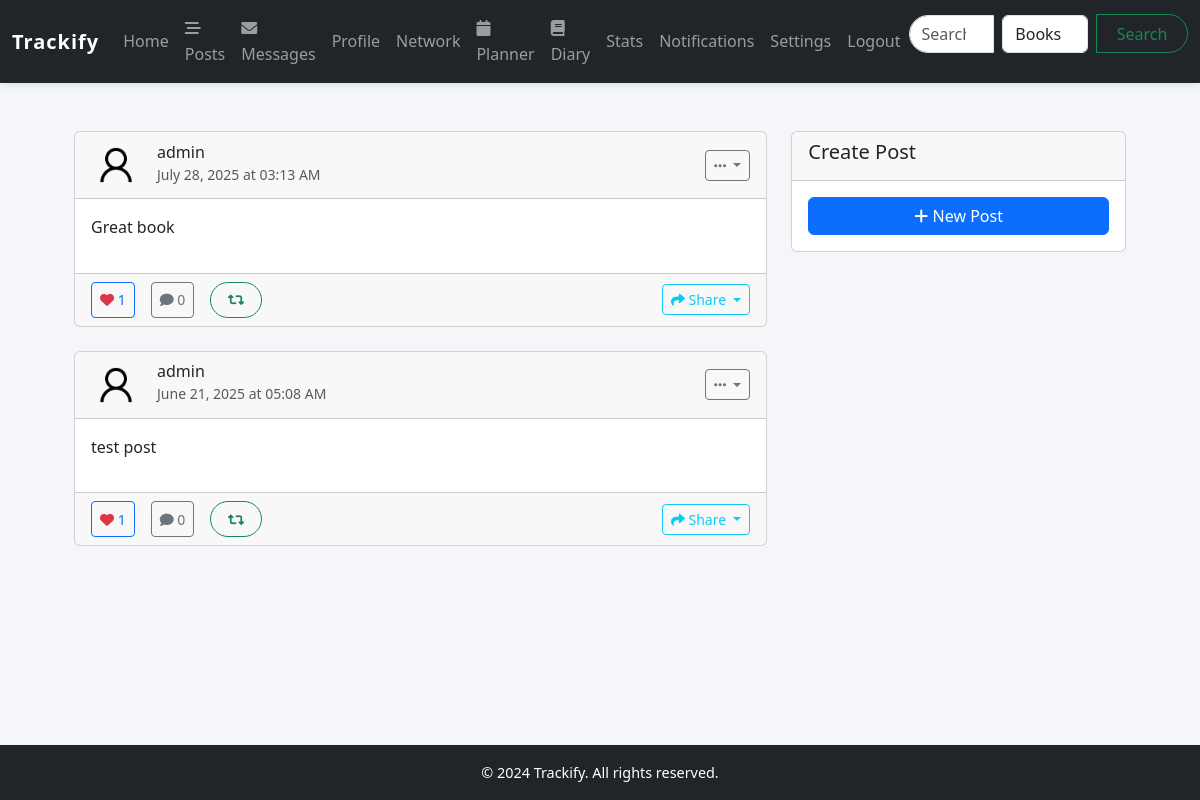
The page /posts (signed in) on the database its author committed.
### models/social_model.py (models this page shows, shortened)
class Post(db.Model):
    __tablename__ = 'posts'
    post_id = db.Column(db.Integer, primary_key=True)
    user_id = db.Column(db.Integer, db.ForeignKey('users.user_id'), nullable=False)
    content = db.Column(db.Text, nullable=False)
    media_type = db.Column(db.Enum('cinema', 'music', 'book'), nullable=True)
    media_id = db.Column(db.Integer, nullable=True)  # cinema_id, music_id, or book_id
    created_at = db.Column(db.DateTime, default=datetime.utcnow)
    updated_at = db.Column(db.DateTime, default=datetime.utcnow, onupdate=datetime.utcnow)
    user = db.relationship('User', backref='posts')
    likes = db.relationship('Like', backref='post', lazy='dynamic', foreign_keys='Like.post_id')
    comments = db.relationship('Comment', backref='post', lazy='dynamic', order_by='Comment.created_at.desc()', foreign_keys='Comment.post_id')

### models/user_model.py (models this page shows, shortened)
class User(db.Model, UserMixin):
    __tablename__ = 'users'
    user_id = db.Column(db.Integer, primary_key=True)
    username = db.Column(db.String(255), unique=True, nullable=False)
    password_hash = db.Column(db.String(255), nullable=False)
    email = db.Column(db.String(255), unique=True, nullable=False)
    join_date = db.Column(db.DateTime, default=datetime.utcnow)
    profile_picture = db.Column(db.String(256), nullable=True)
    bio = db.Column(db.Text, default=None)
    theme = db.Column(db.String(20), default='light')
    notifications_enabled = db.Column(db.Boolean, default=True)
    email_notifications = db.Column(db.Boolean, default=True)
    reset_token = db.Column(db.String(100), unique=True, nullable=True)
    reset_token_expiry = db.Column(db.DateTime, nullable=True)
    ratings = db.relationship('Rating', backref='user', lazy='dynamic')
    reviews = db.relationship('Review', backref='user', lazy='dynamic')
    custom_lists = db.relationship('CustomList', backref='creator', lazy='dynamic')
    messages_sent = db.relationship('Message', foreign_keys='Message.sender_id', backref='sender', lazy='dynamic')
    messages_received = db.relationship('Message', foreign_keys='Message.recipient_id', backref='recipient', lazy='dynamic')
    user_media = db.relationship('UserMedia', backref='user', lazy='dynamic')
    following = db.relationship(
        'Follow',
        foreign_keys='Follow.follower_id',
        backref=db.backref('follower', lazy='joined'),
        lazy='dynamic',
        cascade='all, delete-orphan'
    )
    followers = db.relationship(
        'Follow',
        foreign_keys='Follow.followed_id',
        backref=db.backref('followed', lazy='joined'),
        lazy='dynamic',
        cascade='all, delete-orphan'
    )

### routes/post_routes.py (the view, shortened to what this page needs)
@post_routes.route('/posts', methods=['GET'])
@login_required
def posts():
    page = request.args.get('page', 1, type=int)
    per_page = 20
    followed_ids = [f.followed_id for f in current_user.following]
    followed_ids.append(current_user.user_id)
    posts = Post.query.filter(Post.user_id.in_(followed_ids))\
                     .order_by(Post.created_at.desc())\
                     .paginate(page=page, per_page=per_page, error_out=False)
    for post in posts.items:
        post.is_liked_by_current_user = Like.query.filter_by(
            user_id=current_user.user_id,
            post_id=post.post_id
        ).first() is not None
    return render_template('posts.html', posts=posts)

### app.py (called while the page is built)
def create_app():
    app = Flask(__name__)
    app.config.from_object(Config)
    Config.init_app(app)  # Initialize config (create directories)
    db.init_app(app)
    bcrypt.init_app(app)
    Session(app)
    mail.init_app(app)  # Initialize Flask-Mail
    login_manager = LoginManager()
    login_manager.init_app(app)
    login_manager.login_view = 'user_routes.login'
    @login_manager.user_loader
    def load_user(user_id):
        return User.query.get(int(user_id))
    app.register_blueprint(user_routes)
    app.register_blueprint(media_routes)
    app.register_blueprint(main_routes)
    app.register_blueprint(api_routes)
    app.register_blueprint(post_routes)
    app.register_blueprint(message_routes)
    with app.app_context():
        db.create_all()
    error_handler(app)
    return app

### templates/posts.html (shortened to what this page needs)
{% extends "base.html" %}
{% block content %}
<div class="container mt-4">
    <div class="row">
        <div class="col-md-8">
            <div class="posts-container">
                {% if posts.items %}
                    {% for post in posts.items %}
                    <div class="card mb-4 post-card" data-post-id="{{ post.post_id }}">
                        <div class="card-header d-flex align-items-center">
                            <img src="{{ url_for('static', filename=post.user.profile_picture) }}" alt="Profile picture of {{ post.user.username }}" class="rounded-circle me-3" width="50" height="50">
                            <div class="flex-grow-1">
                                <h6 class="mb-0">{{ post.user.username }}</h6>
                                <small class="text-muted">{{ post.created_at.strftime('%B %d, %Y at %I:%M %p') }}</small>
                            </div>
                            {% if post.user_id == current_user.user_id %}
                            <div class="dropdown">
                                <button class="btn btn-sm btn-outline-secondary dropdown-toggle" type="button" data-bs-toggle="dropdown">
                                    <i class="fas fa-ellipsis-h"></i>
                                </button>
                            </div>
                            {% endif %}
                        </div>
                        <div class="card-body">
                            <p class="post-content">{{ post.content }}</p>
                        </div>
                        <div class="card-footer">
                            <div class="d-flex justify-content-between align-items-center">
                                <div class="d-flex gap-3">
                                    <button class="btn btn-sm btn-outline-primary like-btn"
                                            data-action="toggle-like"
                                            data-post-id="{{ post.post_id }}">
                                        <i class="fas fa-heart {% if post.is_liked_by_current_user %}text-danger{% endif %}"></i>
                                        <span class="like-count">{{ post.likes.count() }}</span>
                                    </button>
                                    <button class="btn btn-sm btn-outline-secondary"
                                            data-action="toggle-comments"
                                            data-post-id="{{ post.post_id }}">
                                        <i class="fas fa-comment"></i>
                                        <span class="comment-count">{{ post.comments.count() }}</span>
                                    </button>
                                    <button class="btn btn-sm btn-outline-success"
                                            data-action="repost"
                                            data-post-id="{{ post.post_id }}">
                                        <i class="fas fa-retweet"></i>
                                    </button>
                                </div>
                                <div class="dropdown">
                                    <button class="btn btn-sm btn-outline-info dropdown-toggle" type="button" data-bs-toggle="dropdown">
                                        <i class="fas fa-share"></i> Share
                                    </button>
                                </div>
                            </div>
                        </div>
                    </div>
                    {% endfor %}
                {% endif %}
            </div>
        </div>
        <div class="col-md-4">
            <div class="card">
                <div class="card-header">
                    <h5>Create Post</h5>
                </div>
                <div class="card-body">
                    <a href="{{ url_for('post_routes.create_post') }}" class="btn btn-primary w-100">
                        <i class="fas fa-plus"></i> New Post
                    </a>
                </div>
            </div>
        </div>
    </div>
</div>
{% endblock %}

### templates/base.html (shortened to what this page needs)
<!DOCTYPE html>
<html lang="en">
<head>
    <link rel="stylesheet" href="https://cdn.jsdelivr.net/npm/bootstrap@5.3.0/dist/css/bootstrap.min.css" />
    <link rel="stylesheet" href="https://cdnjs.cloudflare.com/ajax/libs/font-awesome/6.0.0/css/all.min.css" />
    <link rel="stylesheet" href="{{ url_for('static', filename='style.css') }}" />
</head>
<body class="d-flex flex-column min-vh-100">
    <nav class="navbar navbar-expand-lg navbar-dark bg-dark mb-4">
        <div class="container-fluid">
            <a class="navbar-brand font-weight-bold" href="{{ url_for('main_routes.home') }}">Trackify</a>
            <div class="collapse navbar-collapse justify-content-end" id="navbarNav">
                <ul class="navbar-nav align-items-center">
                    {% if current_user.is_authenticated %}
                    <li class="nav-item">
                        <a class="nav-link" href="{{ url_for('main_routes.home') }}">Home</a>
                    </li>
                    <li class="nav-item">
                        <a class="nav-link" href="{{ url_for('post_routes.posts') }}">
                            <i class="fas fa-stream"></i> Posts
                        </a>
                    </li>
                    <li class="nav-item">
                        <a class="nav-link position-relative" href="{{ url_for('message_routes.messages') }}">
                            <i class="fas fa-envelope"></i> Messages
                        </a>
                    </li>
                    <li class="nav-item">
                        <a class="nav-link" href="{{ url_for('main_routes.profile', username=current_user.username) }}">Profile</a>
                    </li>
                    <li class="nav-item">
                        <a class="nav-link" href="{{ url_for('main_routes.network') }}">Network</a>
                    </li>
                    <li class="nav-item">
                        <a class="nav-link" href="{{ url_for('main_routes.planner') }}">
                            <i class="fas fa-calendar"></i> Planner
                        </a>
                    </li>
                    <li class="nav-item">
                        <a class="nav-link" href="{{ url_for('main_routes.diary') }}">
                            <i class="fas fa-book"></i> Diary
                        </a>
                    </li>
                    <li class="nav-item">
                        <a class="nav-link" href="{{ url_for('main_routes.stats') }}">Stats</a>
                    </li>
                    <li class="nav-item">
                        <a class="nav-link" href="{{ url_for('media_routes.notifications') }}">Notifications</a>
                    </li>
                    <li class="nav-item">
                        <a class="nav-link" href="{{ url_for('main_routes.settings') }}">Settings</a>
                    </li>
                    <li class="nav-item">
                        <a class="nav-link" href="{{ url_for('user_routes.logout') }}">Logout</a>
                    </li>
                    <form class="form-inline my-2 my-lg-0 d-flex align-items-center"
                        action="{{ url_for('media_routes.search') }}" method="GET">
                        <input class="form-control me-2" type="search" placeholder="Search" aria-label="Search"
                            name="search_query" required />
                        <select class="form-control me-2" name="media_type" required>
                            <option value="books">Books</option>
                        </select>
                        <button class="btn btn-outline-success" type="submit">Search</button>
                    </form>
                    {% endif %}
                </ul>
            </div>
        </div>
    </nav>
    <main class="flex-grow-1">
        <div class="container mt-4">
            {% block content %}{% endblock %}
        </div>
    </main>
    <footer class="mt-auto py-3 bg-dark text-white text-center">
        <p class="mb-0">&copy; 2024 Trackify. All rights reserved.</p>
    </footer>
</body>
</html>

### static/style.css (style rules this page uses)
body { font-family: 'Segoe UI', Tahoma, Geneva, Verdana, sans-serif; line-height: 1.6; margin: 0; padding: 0; background-color: #f4f6f9; color: #333; }
a { color: #007bff; text-decoration: none; }
footer { text-align: center; padding: 2rem 1rem; background-color: #e9ecef; color: #6c757d; font-size: 0.9rem; margin-top: 2rem; }
.navbar { box-shadow: 0 2px 8px rgba(0, 0, 0, 0.1); }
.navbar-brand { font-weight: bold; letter-spacing: 1px; }
.form-inline input[type="search"] { border-radius: 20px 0 0 20px; }
.form-inline button[type="submit"] { border-radius: 0 20px 20px 0; }
.container { max-width: 1100px; }
form input, form select, form textarea, form button { width: 100%; padding: 12px 16px; margin-bottom: 1rem; border: 1px solid #ced4da; border-radius: 8px; font-size: 1rem; transition: all 0.3s ease; }
form button { background-color: #007bff; color: #fff; border: none; cursor: pointer; font-weight: 600; transition: background-color 0.3s ease; }
.btn-outline-success { border-radius: 20px; padding: 0.4rem 1rem; }

### rows shown on the page
Post: profile_picture (placeholder picture), user.username "admin", created_at "July 28, 2025 at 03:13 AM", content "Great book", likes.count "1", comments.count "0"
Post: profile_picture (placeholder picture), user.username "admin", created_at "June 21, 2025 at 05:08 AM", content "test post", likes.count "1", comments.count "0"
